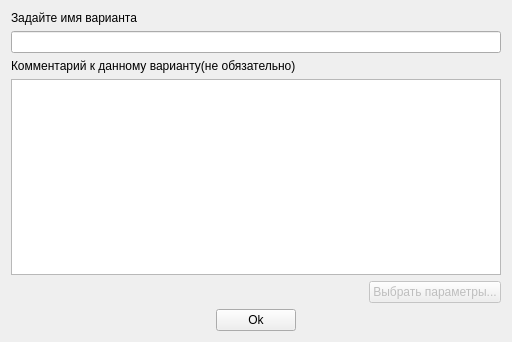
<?xml version="1.0" encoding="UTF-8"?>
<ui version="4.0">
 <class>FormSetName</class>
 <widget class="QWidget" name="FormSetName">
  <property name="geometry">
   <rect>
    <x>0</x>
    <y>0</y>
    <width>512</width>
    <height>342</height>
   </rect>
  </property>
  <property name="windowTitle">
   <string>Вариант</string>
  </property>
  <layout class="QGridLayout" name="gridLayout">
   <item row="0" column="0">
    <layout class="QVBoxLayout" name="verticalLayout_3">
     <item>
      <layout class="QVBoxLayout" name="verticalLayout">
       <property name="sizeConstraint">
        <enum>QLayout::SetMinimumSize</enum>
       </property>
       <item>
        <widget class="QLabel" name="label">
         <property name="sizePolicy">
          <sizepolicy hsizetype="Maximum" vsizetype="Maximum">
           <horstretch>0</horstretch>
           <verstretch>0</verstretch>
          </sizepolicy>
         </property>
         <property name="text">
          <string>Задайте имя варианта</string>
         </property>
        </widget>
       </item>
       <item>
        <widget class="QLineEdit" name="lineEdit"/>
       </item>
      </layout>
     </item>
     <item>
      <layout class="QVBoxLayout" name="verticalLayout_2">
       <item>
        <widget class="QLabel" name="label_2">
         <property name="sizePolicy">
          <sizepolicy hsizetype="Maximum" vsizetype="Maximum">
           <horstretch>0</horstretch>
           <verstretch>0</verstretch>
          </sizepolicy>
         </property>
         <property name="text">
          <string>Комментарий к данному варианту(не обязательно)</string>
         </property>
        </widget>
       </item>
       <item>
        <widget class="QTextEdit" name="textEditComment">
         <property name="sizePolicy">
          <sizepolicy hsizetype="Expanding" vsizetype="Minimum">
           <horstretch>0</horstretch>
           <verstretch>0</verstretch>
          </sizepolicy>
         </property>
        </widget>
       </item>
      </layout>
     </item>
     <item>
      <layout class="QHBoxLayout" name="horizontalLayout_2">
       <item>
        <spacer name="horizontalSpacer_3">
         <property name="orientation">
          <enum>Qt::Horizontal</enum>
         </property>
         <property name="sizeHint" stdset="0">
          <size>
           <width>40</width>
           <height>20</height>
          </size>
         </property>
        </spacer>
       </item>
       <item>
        <widget class="QPushButton" name="pushButtonSelectParam">
         <property name="enabled">
          <bool>false</bool>
         </property>
         <property name="text">
          <string>Выбрать параметры...</string>
         </property>
        </widget>
       </item>
      </layout>
     </item>
     <item>
      <layout class="QHBoxLayout" name="horizontalLayout">
       <item>
        <spacer name="horizontalSpacer">
         <property name="orientation">
          <enum>Qt::Horizontal</enum>
         </property>
         <property name="sizeHint" stdset="0">
          <size>
           <width>40</width>
           <height>20</height>
          </size>
         </property>
        </spacer>
       </item>
       <item>
        <widget class="QPushButton" name="pushButton">
         <property name="text">
          <string>Ok</string>
         </property>
        </widget>
       </item>
       <item>
        <spacer name="horizontalSpacer_2">
         <property name="orientation">
          <enum>Qt::Horizontal</enum>
         </property>
         <property name="sizeHint" stdset="0">
          <size>
           <width>40</width>
           <height>20</height>
          </size>
         </property>
        </spacer>
       </item>
      </layout>
     </item>
    </layout>
   </item>
  </layout>
 </widget>
 <resources/>
 <connections/>
</ui>
